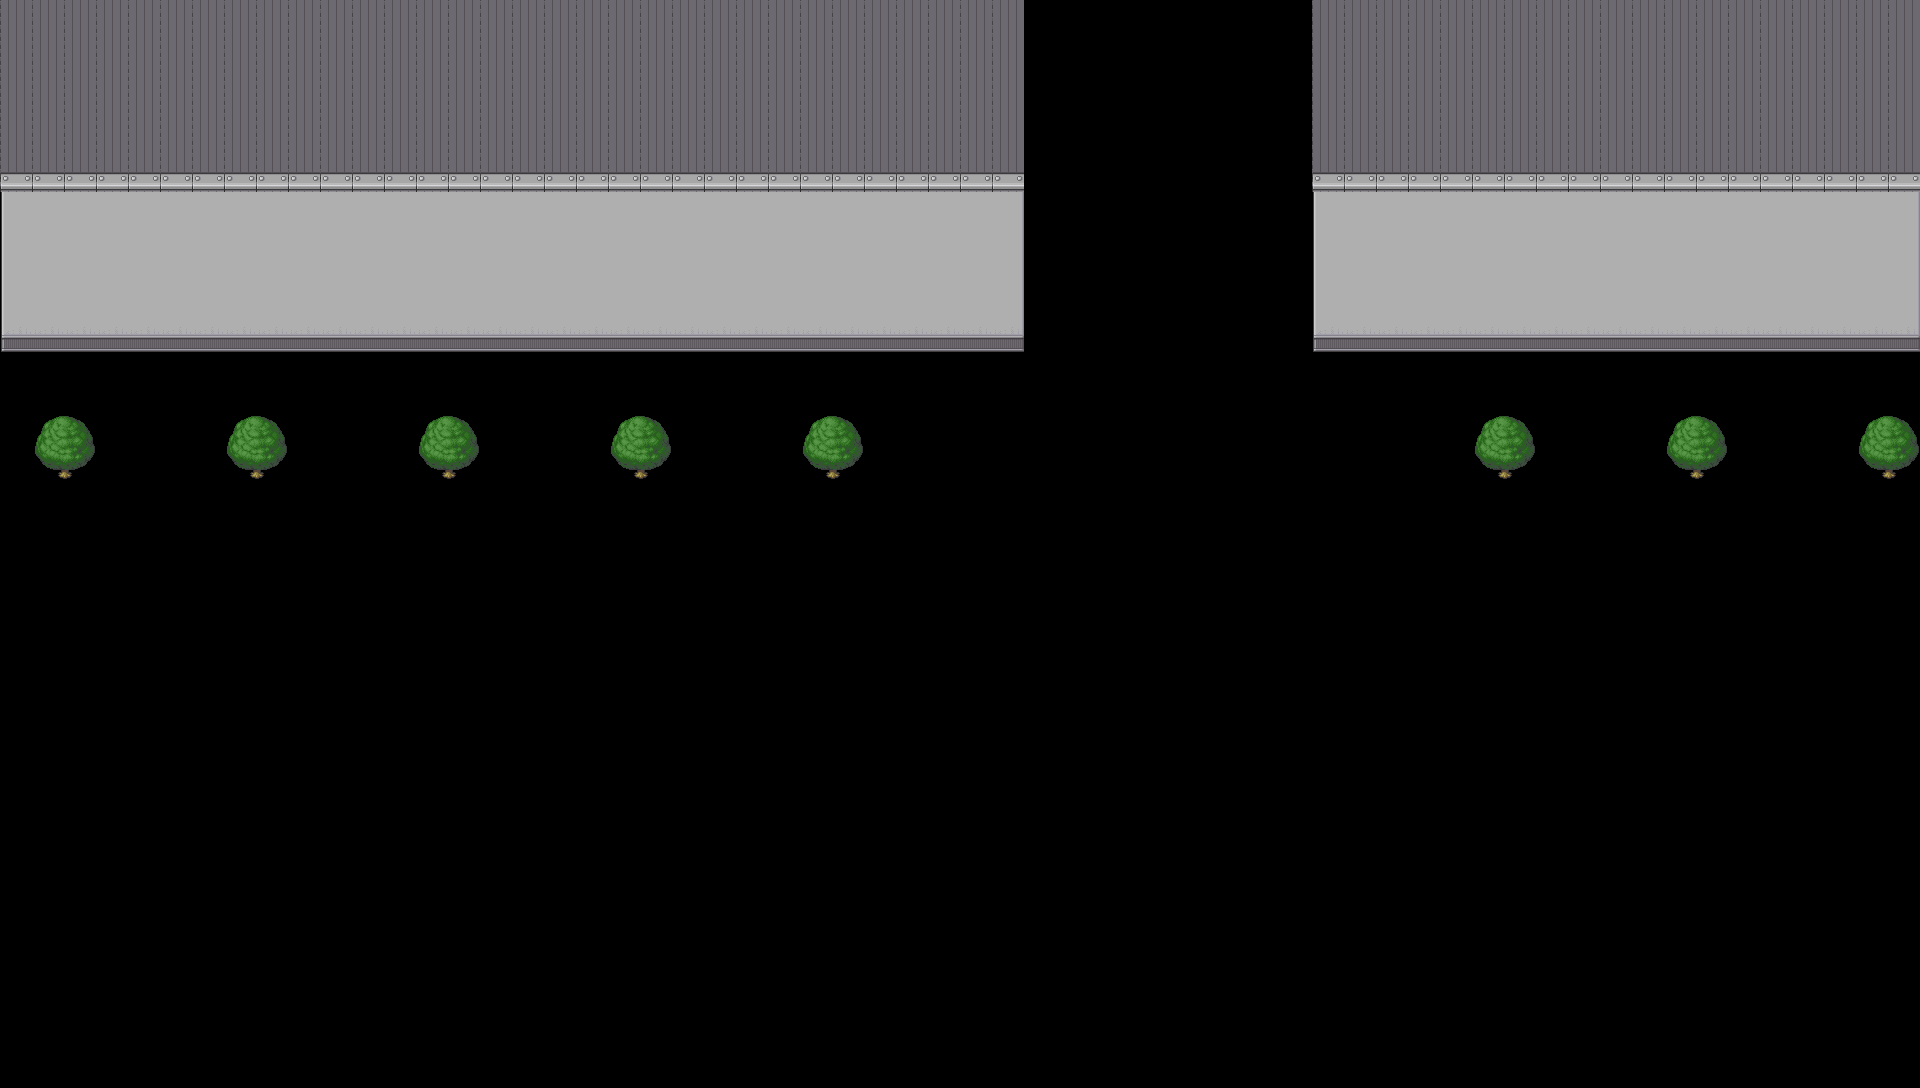

This is a level from a 2D game, rendered from its Tiled map with the project's own tilesets. A one-line summary and the map file follow, with tile-layer data summarised:
An orthogonal 60x34 tile map with 32x32 px tiles, 1 tile layer (Walls and Tables), 1 hidden layer not drawn and 6 objects (3x Mob Crow, Portal Entrance SW1, Player Spawn, Bus Stop).

<map version="1.2" tiledversion="1.3.4" orientation="orthogonal" renderorder="right-down" width="60" height="34" tilewidth="32" tileheight="32" infinite="0" nextlayerid="15" nextobjectid="11">
 <editorsettings>
  <export target="../public/assets/Map/spawnpoint.json" format="json" />
 </editorsettings>
 <tileset firstgid="1" name="main tileset" tilewidth="32" tileheight="32" tilecount="1380" columns="10">
  <image source="tileset.png" width="328" height="4419" />
  <tile id="580">
   <properties>
    <property name="collides" type="bool" value="true" />
   </properties>
  </tile>
  <tile id="581">
   <properties>
    <property name="collides" type="bool" value="true" />
   </properties>
  </tile>
  <tile id="582">
   <properties>
    <property name="collides" type="bool" value="true" />
   </properties>
  </tile>
  <tile id="583">
   <properties>
    <property name="collides" type="bool" value="true" />
   </properties>
  </tile>
  <tile id="584">
   <properties>
    <property name="collides" type="bool" value="true" />
   </properties>
  </tile>
  <tile id="585">
   <properties>
    <property name="collides" type="bool" value="true" />
   </properties>
  </tile>
  <tile id="590">
   <properties>
    <property name="collides" type="bool" value="true" />
   </properties>
  </tile>
  <tile id="591">
   <properties>
    <property name="collides" type="bool" value="true" />
   </properties>
  </tile>
  <tile id="592">
   <properties>
    <property name="collides" type="bool" value="true" />
   </properties>
  </tile>
  <tile id="593">
   <properties>
    <property name="collides" type="bool" value="true" />
   </properties>
  </tile>
  <tile id="594">
   <properties>
    <property name="collides" type="bool" value="true" />
   </properties>
  </tile>
  <tile id="595">
   <properties>
    <property name="collides" type="bool" value="true" />
   </properties>
  </tile>
  <tile id="705">
   <properties>
    <property name="collides" type="bool" value="true" />
   </properties>
  </tile>
  <tile id="715">
   <properties>
    <property name="collides" type="bool" value="true" />
   </properties>
  </tile>
  <tile id="840">
   <properties>
    <property name="collides" type="bool" value="true" />
   </properties>
  </tile>
  <tile id="841">
   <properties>
    <property name="collides" type="bool" value="true" />
   </properties>
  </tile>
  <tile id="842">
   <properties>
    <property name="collides" type="bool" value="true" />
   </properties>
  </tile>
  <tile id="843">
   <properties>
    <property name="collides" type="bool" value="true" />
   </properties>
  </tile>
  <tile id="844">
   <properties>
    <property name="collides" type="bool" value="true" />
   </properties>
  </tile>
  <tile id="845">
   <properties>
    <property name="collides" type="bool" value="true" />
   </properties>
  </tile>
  <tile id="846">
   <properties>
    <property name="collides" type="bool" value="true" />
   </properties>
  </tile>
  <tile id="847">
   <properties>
    <property name="collides" type="bool" value="true" />
   </properties>
  </tile>
  <tile id="848">
   <properties>
    <property name="collides" type="bool" value="true" />
   </properties>
  </tile>
  <tile id="850">
   <properties>
    <property name="collides" type="bool" value="true" />
   </properties>
  </tile>
  <tile id="851">
   <properties>
    <property name="collides" type="bool" value="true" />
   </properties>
  </tile>
  <tile id="852">
   <properties>
    <property name="collides" type="bool" value="true" />
   </properties>
  </tile>
  <tile id="853">
   <properties>
    <property name="collides" type="bool" value="true" />
   </properties>
  </tile>
  <tile id="854">
   <properties>
    <property name="collides" type="bool" value="true" />
   </properties>
  </tile>
  <tile id="855">
   <properties>
    <property name="collides" type="bool" value="true" />
   </properties>
  </tile>
  <tile id="856">
   <properties>
    <property name="collides" type="bool" value="true" />
   </properties>
  </tile>
  <tile id="857">
   <properties>
    <property name="collides" type="bool" value="true" />
   </properties>
  </tile>
  <tile id="858">
   <properties>
    <property name="collides" type="bool" value="true" />
   </properties>
  </tile>
  <tile id="860">
   <properties>
    <property name="collides" type="bool" value="true" />
   </properties>
  </tile>
  <tile id="861">
   <properties>
    <property name="collides" type="bool" value="true" />
   </properties>
  </tile>
  <tile id="862">
   <properties>
    <property name="collides" type="bool" value="true" />
   </properties>
  </tile>
  <tile id="864">
   <properties>
    <property name="collides" type="bool" value="true" />
   </properties>
  </tile>
  <tile id="865">
   <properties>
    <property name="collides" type="bool" value="true" />
   </properties>
  </tile>
  <tile id="866">
   <properties>
    <property name="collides" type="bool" value="true" />
   </properties>
  </tile>
  <tile id="893">
   <properties>
    <property name="collides" type="bool" value="true" />
   </properties>
  </tile>
  <tile id="894">
   <properties>
    <property name="collides" type="bool" value="true" />
   </properties>
  </tile>
  <tile id="895">
   <properties>
    <property name="collides" type="bool" value="true" />
   </properties>
  </tile>
  <tile id="896">
   <properties>
    <property name="collides" type="bool" value="true" />
   </properties>
  </tile>
  <tile id="897">
   <properties>
    <property name="collides" type="bool" value="true" />
   </properties>
  </tile>
  <tile id="903">
   <properties>
    <property name="collides" type="bool" value="true" />
   </properties>
  </tile>
  <tile id="905">
   <properties>
    <property name="collides" type="bool" value="true" />
   </properties>
  </tile>
  <tile id="906">
   <properties>
    <property name="collides" type="bool" value="true" />
   </properties>
  </tile>
  <tile id="907">
   <properties>
    <property name="collides" type="bool" value="true" />
   </properties>
  </tile>
  <tile id="915">
   <properties>
    <property name="collides" type="bool" value="true" />
   </properties>
  </tile>
  <tile id="916">
   <properties>
    <property name="collides" type="bool" value="true" />
   </properties>
  </tile>
  <tile id="917">
   <properties>
    <property name="collides" type="bool" value="true" />
   </properties>
  </tile>
 </tileset>
 <layer id="9" name="Floor" width="60" height="34" visible="0">
  <data>[2040 cells, 1380 non-empty, 6 distinct tile ids]</data>
 </layer>
 <layer id="10" name="Walls and Tables" width="60" height="34">
  <properties>
   <property name="collides" type="bool" value="true" />
  </properties>
  <data>[2040 cells, 593 non-empty, 12 distinct tile ids]</data>
 </layer>
 <objectgroup id="11" name="Portal Entrances SW1">
  <object id="4" name="Portal Entrance SW1" x="1167.97" y="203.032">
   <point />
  </object>
 </objectgroup>
 <objectgroup id="12" name="Player Spawn">
  <object id="5" name="Player Spawn" x="141.597" y="1017.85">
   <point />
  </object>
 </objectgroup>
 <objectgroup id="13" name="Bus Stop">
  <object id="6" name="Bus Stop" x="527.396" y="586.907">
   <point />
  </object>
 </objectgroup>
 <objectgroup id="14" name="Mob Crow">
  <object id="7" name="Mob Crow" x="179.551" y="448.878">
   <point />
  </object>
  <object id="9" name="Mob Crow" x="937.699" y="508.582">
   <point />
  </object>
  <object id="10" name="Mob Crow" x="1668.79" y="505.404">
   <point />
  </object>
 </objectgroup>
</map>
